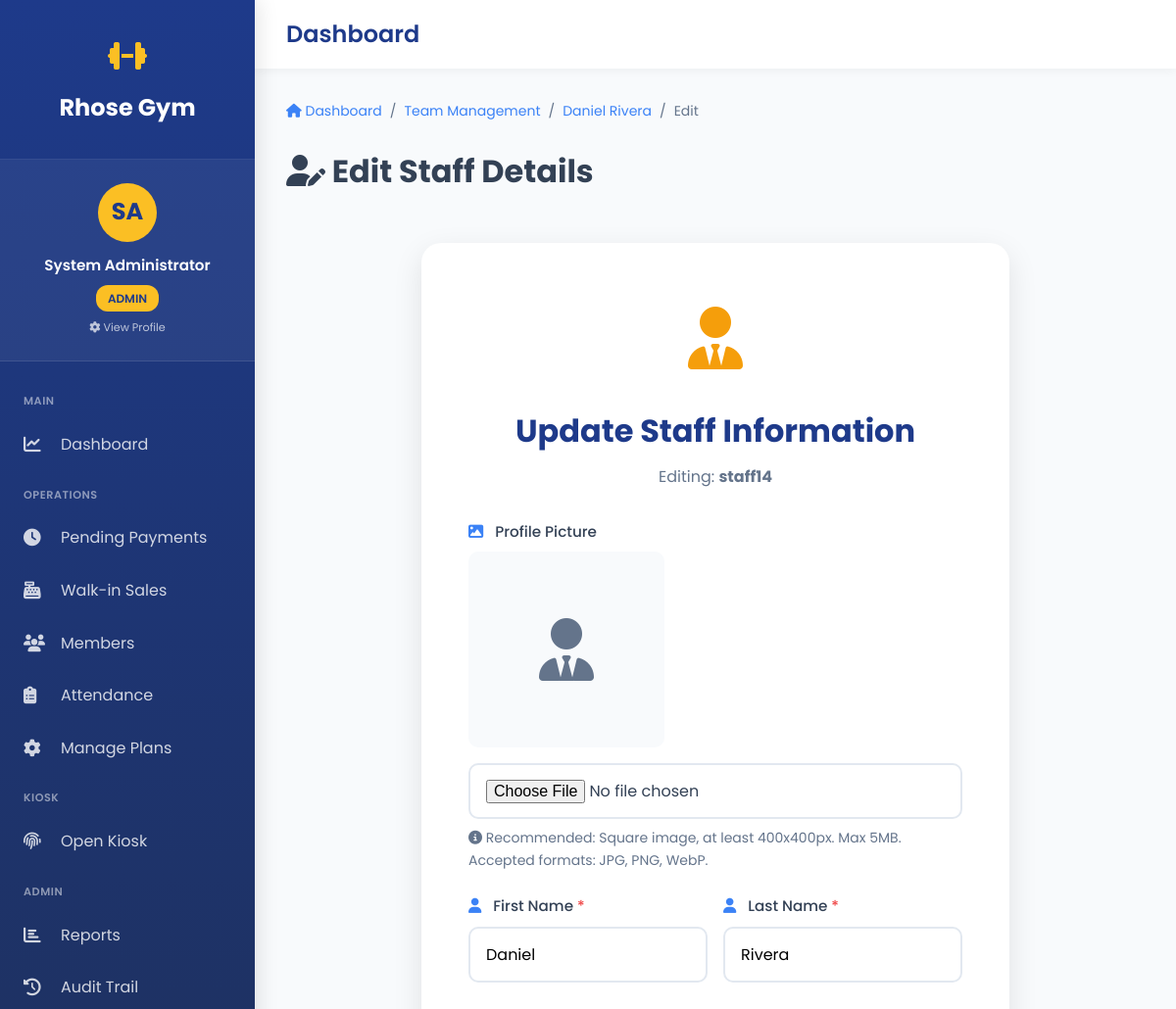
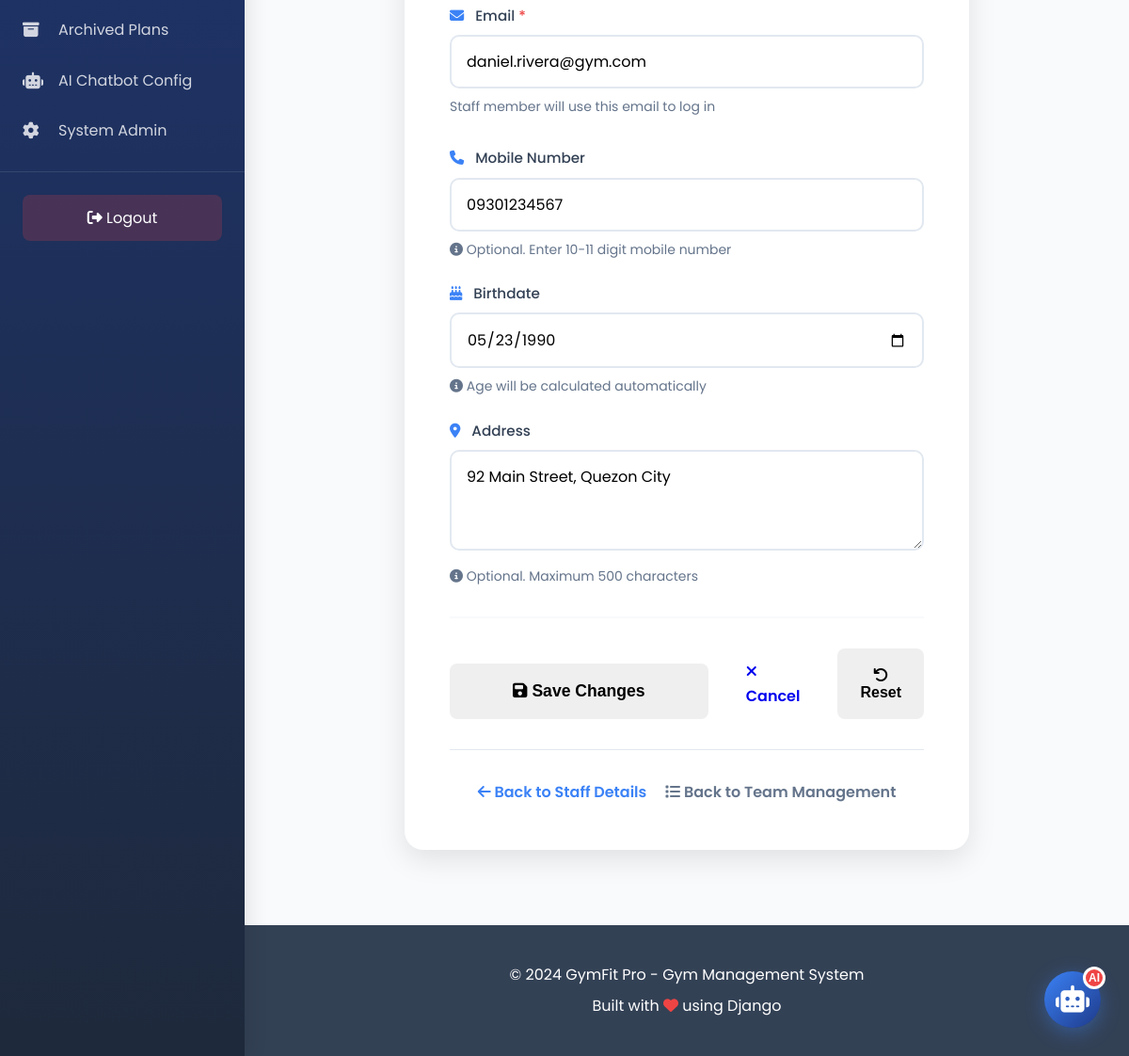
The page /staff/17/edit/ (signed in) on the database its author committed (2 pictures, top to bottom).
### gym_app/models.py (models this page shows, shortened)
class User(AbstractUser):
    ROLE_CHOICES = [
        ('admin', 'Admin'),
        ('staff', 'Staff'),
        ('member', 'Member'),
    ]
    role = models.CharField(max_length=10, choices=ROLE_CHOICES, default='member')
    mobile_no = models.CharField(max_length=20, blank=True, null=True)
    address = models.TextField(blank=True, null=True)
    birthdate = models.DateField(blank=True, null=True)
    age = models.IntegerField(blank=True, null=True)
    profile_image = models.ImageField(
        upload_to='profile_images/',
        blank=True,
        null=True,
        help_text="Profile picture"
    )
    kiosk_pin = models.CharField(
        max_length=6,
        blank=True,
        null=True,
        unique=True,
        help_text="6-digit PIN for kiosk check-in/out",
        verbose_name="Kiosk PIN"
    )
    created_at = models.DateTimeField(auto_now_add=True)
    updated_at = models.DateTimeField(auto_now=True)
    class Meta:
        db_table = 'users'
        verbose_name = 'User'
        verbose_name_plural = 'Users'
    def is_admin(self):
        return self.role == 'admin' or self.is_superuser

### gym_app/views.py (the view, shortened to what this page needs)
# urls.py: path('staff/<int:user_id>/edit/', views.edit_staff, name='edit_staff'),
@login_required
def edit_staff(request, user_id):
    staff_member = get_object_or_404(User, id=user_id, role='staff')
    context = {
        'staff_member': staff_member,
    }
    return render(request, 'gym_app/edit_staff.html', context)

### gym_app/templates/gym_app/edit_staff.html (shortened to what this page needs)
{% extends 'gym_app/base_sidebar.html' %}
{% block content %}
{% load static %}
<link rel="stylesheet" href="{% static 'gym_app/css/pages/staff_management.css' %}">
<link rel="stylesheet" href="{% static 'gym_app/css/pages/create_staff.css' %}">
<nav aria-label="Breadcrumb" class="breadcrumb-nav">
    <ol class="breadcrumb">
        <li class="breadcrumb-item">
            <a href="{% url 'dashboard' %}">
                <i class="fas fa-home"></i> Dashboard
            </a>
        </li>
        <li class="breadcrumb-item">
            <a href="{% url 'members_list' %}">Team Management</a>
        </li>
        <li class="breadcrumb-item">
            <a href="{% url 'staff_detail' staff_member.id %}">
                {{ staff_member.get_full_name }}
            </a>
        </li>
        <li class="breadcrumb-item active" aria-current="page">Edit</li>
    </ol>
</nav>
<div class="page-header">
    <h1><i class="fas fa-user-edit"></i> Edit Staff Details</h1>
</div>
<div class="auth-container">
    <div class="auth-card">
        <div class="auth-header">
            <div class="auth-icon">
                <i class="fas fa-user-tie"></i>
            </div>
            <h2>Update Staff Information</h2>
            <p>Editing: <strong>{{ staff_member.username }}</strong></p>
        </div>
        <form method="post" action="{% url 'edit_staff' staff_member.id %}" enctype="multipart/form-data" id="editStaffForm">
            <div class="form-group">
                <label for="profile_image">
                    <i class="fas fa-image"></i> Profile Picture
                </label>
                <div class="profile-image-preview">
                    {% if staff_member.profile_image %}
                    <img
                        src="{{ staff_member.profile_image.url }}"
                        alt="Current profile picture of {{ staff_member.get_full_name }}"
                        id="imagePreview"
                        style="max-width: 200px; border-radius: 10px; margin-bottom: 1rem;"
                    >
                    {% else %}
                    <div class="avatar-placeholder" style="width: 200px; height: 200px; display: flex; align-items: center; justify-content: center; background: var(--light-bg); border-radius: 10px; margin-bottom: 1rem;" id="imagePlaceholder">
                        <i class="fas fa-user-tie" style="font-size: 4rem; color: var(--gray);"></i>
                    </div>
                    {% endif %}
                </div>
                <input
                    type="file"
                    id="profile_image"
                    name="profile_image"
                    class="form-control"
                    accept="image/jpeg,image/png,image/webp"
                    aria-describedby="profile_image_help"
                    onchange="previewImage(this)"
                >
                <small id="profile_image_help" class="form-text">
                    <i class="fas fa-info-circle"></i>
                    Recommended: Square image, at least 400x400px. Max 5MB. Accepted formats: JPG, PNG, WebP.
                </small>
            </div>
            <div class="form-row">
                <div class="form-group">
                    <label for="first_name" id="first_name_label">
                        <i class="fas fa-user"></i> First Name <span class="required">*</span>
                    </label>
                    <input
                        type="text"
                        id="first_name"
                        name="first_name"
                        class="form-control"
                        value="{{ staff_member.first_name }}"
                        required
                        aria-required="true"
                        aria-labelledby="first_name_label"
                        autocomplete="given-name"
                        minlength="2"
                        maxlength="150"
                    >
                </div>
                <div class="form-group">
                    <label for="last_name" id="last_name_label">
                        <i class="fas fa-user"></i> Last Name <span class="required">*</span>
                    </label>
                    <input
                        type="text"
                        id="last_name"
                        name="last_name"
                        class="form-control"
                        value="{{ staff_member.last_name }}"
                        required
                        aria-required="true"
                        aria-labelledby="last_name_label"
                        autocomplete="family-name"
                        minlength="2"
                        maxlength="150"
                    >
                </div>
            </div>
            <div class="form-group">
                <label for="email" id="email_label">
                    <i class="fas fa-envelope"></i> Email <span class="required">*</span>
                </label>
                <input
                    type="email"
                    id="email"
                    name="email"
                    class="form-control"
                    value="{{ staff_member.email }}"
                    required
                    aria-required="true"
                    aria-labelledby="email_label"
                    aria-describedby="email_help"
                    autocomplete="email"
                >
                <small id="email_help" class="form-text">
                    Staff member will use this email to log in
                </small>
            </div>
            <div class="form-group">
                <label for="mobile_no" id="mobile_no_label">
                    <i class="fas fa-phone"></i> Mobile Number
                </label>
                <input
                    type="tel"
                    id="mobile_no"
                    name="mobile_no"
                    class="form-control"
                    value="{{ staff_member.mobile_no|default:'' }}"
                    placeholder="09123456789"
                    aria-labelledby="mobile_no_label"
                    autocomplete="tel"
                    pattern="[0-9]{10,11}"
                >
                <small class="form-text">
                    <i class="fas fa-info-circle"></i>
                    Optional. Enter 10-11 digit mobile number
                </small>
            </div>
            <div class="form-group">
                <label for="birthdate" id="birthdate_label">
                    <i class="fas fa-birthday-cake"></i> Birthdate
                </label>
                <input
                    type="date"
                    id="birthdate"
                    name="birthdate"
                    class="form-control"
                    value="{% if staff_member.birthdate %}{{ staff_member.birthdate|date:'Y-m-d' }}{% endif %}"
                    aria-labelledby="birthdate_label"
                    max="{{ today|date:'Y-m-d' }}"
                >
                <small class="form-text">
                    <i class="fas fa-info-circle"></i>
                    Age will be calculated automatically
                </small>
            </div>
            <div class="form-group">
                <label for="address" id="address_label">
                    <i class="fas fa-map-marker-alt"></i> Address
                </label>
                <textarea
                    id="address"
                    name="address"
                    class="form-control"
                    rows="3"
                    placeholder="Enter complete address"
                    aria-labelledby="address_label"
                    maxlength="500"
                >{{ staff_member.address|default:'' }}</textarea>
                <small class="form-text">
                    <i class="fas fa-info-circle"></i>
                    Optional. Maximum 500 characters
                </small>
            </div>
            <div class="form-actions">
                <button type="submit" class="btn btn-warning btn-submit">
                    <i class="fas fa-save"></i> Save Changes
                </button>
                <a href="{% url 'staff_detail' staff_member.id %}" class="btn btn-secondary">
                    <i class="fas fa-times"></i> Cancel
                </a>
                <button type="button" class="btn btn-outline-secondary" onclick="resetForm()">
                    <i class="fas fa-undo"></i> Reset
                </button>
            </div>
        </form>
        <div style="text-align: center; margin-top: 2rem; padding-top: 2rem; border-top: 1px solid #e2e8f0;">
            <a href="{% url 'staff_detail' staff_member.id %}" style="color: var(--secondary-blue); text-decoration: none; font-weight: 600; margin-right: 1rem;">
                <i class="fas fa-arrow-left"></i> Back to Staff Details
            </a>
            <a href="{% url 'members_list' %}" style="color: var(--gray); text-decoration: none; font-weight: 600;">
                <i class="fas fa-list"></i> Back to Team Management
            </a>
        </div>
    </div>
</div>
{% endblock %}

### gym_app/templates/gym_app/base_sidebar.html (shortened to what this page needs)
<!DOCTYPE html>
<html lang="en">
<head>
    <link rel="stylesheet" href="https://cdnjs.cloudflare.com/ajax/libs/font-awesome/6.4.0/css/all.min.css">
</head>
<body class="has-sidebar">
    <aside class="sidebar" id="sidebar">
        <div class="sidebar-header">
            <div class="sidebar-logo">
                <i class="fas fa-dumbbell"></i>
            </div>
            <a href="{% url 'home' %}" class="sidebar-brand">Rhose Gym</a>
        </div>
        <a href="{% url 'profile_settings' %}" class="sidebar-user">
            <div class="sidebar-user-avatar">
                {% if user.profile_image %}
                    <img src="{{ user.profile_image.url }}" alt="{{ user.get_full_name }}" class="sidebar-user-avatar-img">
                {% else %}
                    {{ user.first_name|first|upper }}{{ user.last_name|first|upper }}
                {% endif %}
            </div>
            <div class="sidebar-user-name">{{ user.get_full_name|default:user.username }}</div>
            <div style="text-align: center; margin-top: 0.5rem;">
                <span class="sidebar-user-role">{{ user.role }}</span>
            </div>
            <div style="text-align: center; margin-top: 0.5rem; font-size: 0.7rem; opacity: 0.7;">
                <i class="fas fa-cog"></i> View Profile
            </div>
        </a>
            <nav class="sidebar-menu">
            <div class="sidebar-section">Main</div>
            <a href="{% url 'dashboard' %}" {% if request.path == '/dashboard/' %}class="active"{% endif %}>
                <i class="fas fa-chart-line"></i>
                <span>Dashboard</span>
            </a>
            <div class="sidebar-section">Operations</div>
            <a href="{% url 'pending_payments' %}" {% if 'pending-payments' in request.path %}class="active"{% endif %}>
                <i class="fas fa-clock"></i>
                <span>Pending Payments</span>
            </a>
            <a href="{% url 'walkin_purchase' %}" {% if 'walkin' in request.path %}class="active"{% endif %}>
                <i class="fas fa-cash-register"></i>
                <span>Walk-in Sales</span>
            </a>
            <a href="{% url 'members_list' %}" {% if 'members' in request.path %}class="active"{% endif %}>
                <i class="fas fa-users"></i>
                <span>Members</span>
            </a>
            <a href="{% url 'attendance_report' %}" {% if 'attendance' in request.path %}class="active"{% endif %}>
                <i class="fas fa-clipboard-list"></i>
                <span>Attendance</span>
            </a>
            <a href="{% url 'manage_plans' %}" {% if 'manage-plans' in request.path %}class="active"{% endif %}>
                <i class="fas fa-cog"></i>
                <span>Manage Plans</span>
            </a>
            <div class="sidebar-section">Kiosk</div>
            <a href="{% url 'kiosk_login' %}" target="_blank">
                <i class="fas fa-fingerprint"></i>
                <span>Open Kiosk</span>
            </a>
            {% if user.is_admin %}
            <div class="sidebar-section">Admin</div>
            <a href="{% url 'reports' %}" {% if 'reports' in request.path %}class="active"{% endif %}>
                <i class="fas fa-chart-bar"></i>
                <span>Reports</span>
            </a>
            <a href="{% url 'audit_trail' %}" {% if 'audit' in request.path %}class="active"{% endif %}>
                <i class="fas fa-history"></i>
                <span>Audit Trail</span>
            </a>
            <a href="{% url 'archived_plans' %}" {% if 'archived-plans' in request.path %}class="active"{% endif %}>
                <i class="fas fa-archive"></i>
                <span>Archived Plans</span>
            </a>
            <a href="{% url 'chatbot_config' %}" {% if 'chatbot-config' in request.path %}class="active"{% endif %}>
                <i class="fas fa-robot"></i>
                <span>AI Chatbot Config</span>
            </a>
            <a href="/admin/" target="_blank">
                <i class="fas fa-cog"></i>
                <span>System Admin</span>
            </a>
            {% endif %}
        </nav>
        <div class="sidebar-footer">
            <a href="{% url 'logout' %}">
                <i class="fas fa-sign-out-alt"></i> Logout
            </a>
        </div>
    </aside>
    <div class="main-wrapper">
        <div class="top-navbar">
            <div class="top-navbar-left">
                <h1>{% block page_title %}Dashboard{% endblock %}</h1>
            </div>
        </div>
        <main class="main-content">
            {% block content %}{% endblock %}
        </main>
        <footer class="footer">
            <div class="container">
                <p>&copy; 2024 GymFit Pro - Gym Management System</p>
                <p>Built with <i class="fas fa-heart" style="color: var(--danger);"></i> using Django</p>
            </div>
        </footer>
    </div>
<button class="chat-widget-button" id="chatWidgetToggle" title="Chat with FitBot">
    <i class="fas fa-robot"></i>
    <span class="chat-widget-badge">AI</span>
</button>
</body>
</html>

### rows shown on the page
User: first_name|first "S", last_name|first "A", get_full_name "System Administrator", role "ADMIN"
User: get_full_name "Daniel Rivera", username "staff14", first_name "Daniel", last_name "Rivera", email "daniel.rivera@gym.com", mobile_no "09301234567", birthdate "05/23/1990", address "92 Main Street, Quezon City"
